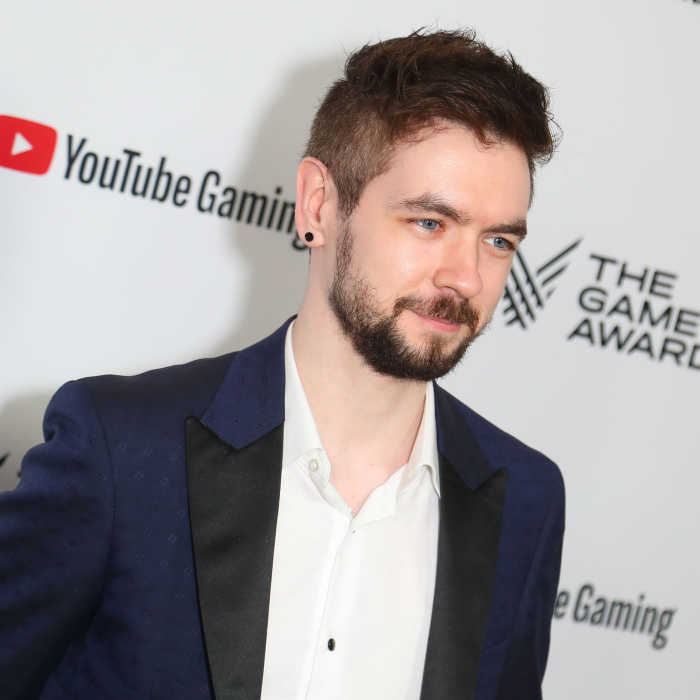
#> input picture dataset/test/jack.jpg, 1400 x 1400 px, given as the content of the folder dataset/train, which was not available (shown at 1/2 size)
$ python template.py
#> lines starting #> are read from the running program, lines starting #| are printed output that depends on the picture; pictures that were not available may be replaced by others from this repository, and a replacement may not be noted
import cv2 as cv
import os
import numpy as np
import math
from matplotlib import pyplot as plt

def get_path_list(root_path):
    '''
        To get a list of path directories from root path

        Parameters
        ----------
        root_path : str
            Location of root directory

        Returns
        -------
        list
            List containing the names of the sub-directories in the
            root directory
    '''

    file_paths = os.listdir(root_path)
    return file_paths

def get_class_id(root_path, train_names):
    '''
        To get a list of train images and a list of image classes id

        Parameters
        ----------
        root_path : str
            Location of images root directory
        train_names : list
            List containing the names of the train sub-directories
        Returns
        -------
        list
            List containing all image in the train directories
        list
            List containing all image classes id
    '''
#> called with root_path = 'dataset/train'
    images = []
    classes = []
    for idx, names in enumerate(train_names):
        path = root_path + '/' + names
        dir = os.listdir(path)
        for d in dir:
            true_path = root_path + '/' + names + '/' + d
            image = cv.imread(true_path)
#> image is the input picture: shape (1400, 1400, 3); mean B, G, R 157.3, 156.3, 162
            images.append(image)
            classes.append(idx)
    return images, classes


def detect_faces_and_filter(image_list, image_classes_list=None):
    '''
        To detect a face from given image list and filter it if the face on
        the given image is less than one

        Parameters
        ----------
        image_list : list
            List containing all loaded images
        image_classes_list : list, optional
            List containing all image classes id

        Returns
        -------
        list
            List containing all filtered and cropped face images in grayscale
        list
            List containing all filtered faces location saved in rectangle
        list
            List containing all filtered image classes id
    '''

    face_cascade = cv.CascadeClassifier('./haarcascades/haarcascade_frontalface_default.xml')

    faces = []
    rectangles = []
    classes = []

    for i, img in enumerate(image_list):
        img_gray = cv.cvtColor(img, cv.COLOR_BGR2GRAY)
        detected = face_cascade.detectMultiScale(img_gray, 1.3, 6)

        if len(detected) != 1:
            continue

        for face in detected:
            x, y, w, h = face
            face_img = img_gray[y:y+h, x:x+w]

            faces.append(face_img)
            if image_classes_list is not None:
                classes.append(image_classes_list[i])

            rectangles.append([x, y, x+w, y+h])

    return faces, rectangles, classes


def train(train_face_grays, image_classes_list):
    '''
        To create and train face recognizer object

        Parameters
        ----------
        train_face_grays : list
            List containing all filtered and cropped face images in grayscale
        image_classes_list : list
            List containing all filtered image classes id

        Returns
        -------
        object
            Recognizer object after being trained with cropped face images
    '''

    face_recognizer = cv.face.LBPHFaceRecognizer_create()
    face_recognizer.train(train_face_grays, np.array(image_classes_list))

    return face_recognizer

def get_test_images_data(test_root_path):
    '''
        To load a list of test images from given path list

        Parameters
        ----------
        test_root_path : str
            Location of images root directory

        Returns
        -------
        list
            List containing all loaded gray test images
    '''

    test_imgs = []

    for filename in os.listdir(test_root_path):
        img = cv.imread(test_root_path + '/' + filename)
        test_imgs.append(img)

    return test_imgs

def predict(recognizer, test_faces_gray):
    '''
        To predict the test image with the recognizer

        Parameters
        ----------
        recognizer : object
            Recognizer object after being trained with cropped face images
        train_face_grays : list
            List containing all filtered and cropped face images in grayscale

        Returns
        -------
        list
            List containing all prediction results from given test faces
    '''

    classes = []

    for img in test_faces_gray:
        res, _ = recognizer.predict(img)
        classes.append(res)

    return classes


def draw_prediction_results(predict_results, test_image_list, test_faces_rects, train_names):
    '''
        To draw prediction results on the given test images and acceptance status

        Parameters
        ----------
        predict_results : list
            List containing all prediction results from given test faces
        test_image_list : list
            List containing all loaded test images
        test_faces_rects : list
            List containing all filtered faces location saved in rectangle
        train_names : list
            List containing the names of the train sub-directories

        Returns
        -------
        list
            List containing all test images after being drawn with
            final result
    '''

    img_with_rect = []
    for result, img, rect in zip(predict_results, test_image_list, test_faces_rects):
        cv.rectangle(img, (rect[0], rect[1]), (rect[2], rect[3]), (0, 255, 0), 2)
        text = train_names[result]
        if result in [0, 2]:
            text += ' - Youtube'
        else:
            text += ' - Twitch'
        cv.putText(img, text, (rect[0], rect[1]-10), cv.FONT_HERSHEY_PLAIN, 2, (0, 255, 0), 2)
        img_with_rect.append(img)

    return img_with_rect


def combine_and_show_result(image_list):
    '''
        To show the final image that already combine into one image

        Parameters
        ----------
        image_list : nparray
            Array containing image data
    '''
    for idx, img in enumerate(image_list):
        img = cv.cvtColor(img, cv.COLOR_BGR2RGB)
        plt.subplot(2, 3, idx+1)
        plt.imshow(img)
        plt.axis("off")

    plt.show()

'''
You may modify the code below if it's marked between

-------------------
Modifiable
-------------------

and

-------------------
End of modifiable
-------------------
'''
if __name__ == "__main__":

    '''
        Please modify train_root_path value according to the location of
        your data train root directory

        -------------------
        Modifiable
        -------------------
    '''
    train_root_path = "dataset/train"
    '''
        -------------------
        End of modifiable
        -------------------
    '''

    train_names = get_path_list(train_root_path) #labels_list
    train_image_list, image_classes_list = get_class_id(train_root_path, train_names) #faces, indexes
#> train_image_list = 1 item; image_classes_list = [0]
    train_face_grays, rec, filtered_classes_list = detect_faces_and_filter(train_image_list, image_classes_list)
#> the loop in detect_faces_and_filter, `for i, img in enumerate(image_list):` made 1 pass
#> detected on pass 1: [[670, 266, 482, 482]]
#> pass 1, in detect_faces_and_filter, `img_gray = cv.cvtColor(img, cv.COLOR_BGR2GRAY)`:
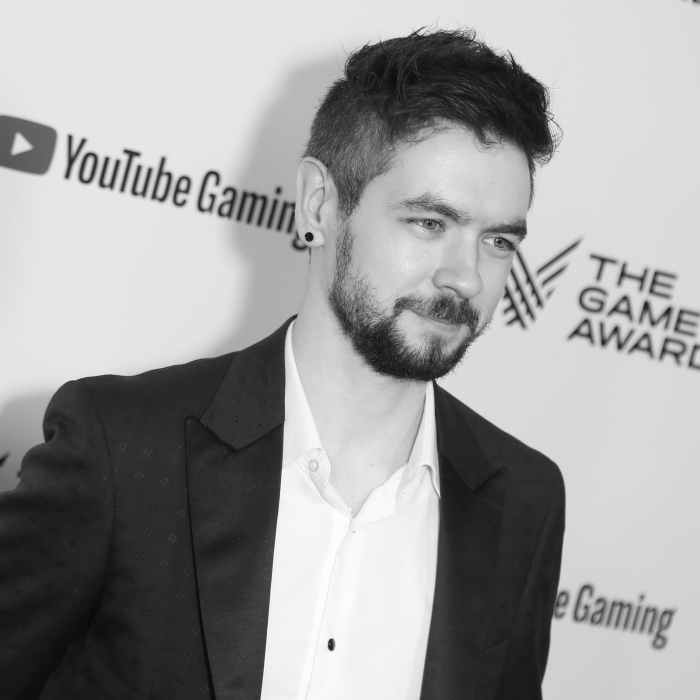
#> img_gray: shape (1400, 1400) (shown at 1/2 size); min 4, max 255, mean 158.1
#> after the loop in detect_faces_and_filter, `for i, img in enumerate(image_list):`: faces = 1 item; rectangles = [[670, 266, 1152, 748]]
#> train_face_grays = 1 item; rec = [[670, 266, 1152, 748]]; filtered_classes_list = [0]
    recognizer = train(train_face_grays, filtered_classes_list)

    '''
        Please modify train_root_path value according to the location of
        your data train root directory

        -------------------
        Modifiable
        -------------------
    '''
    test_root_path = "dataset/test"
    '''
        -------------------
        End of modifiable
        -------------------
    '''

    test_image_list = get_test_images_data(test_root_path)
    test_faces_gray, test_faces_rects, _ = detect_faces_and_filter(test_image_list)
#> the loop in detect_faces_and_filter (call 2), `for i, img in enumerate(image_list):` made 4 passes
#> pass 2, in detect_faces_and_filter (call 2), `img_gray = cv.cvtColor(img, cv.COLOR_BGR2GRAY)`:
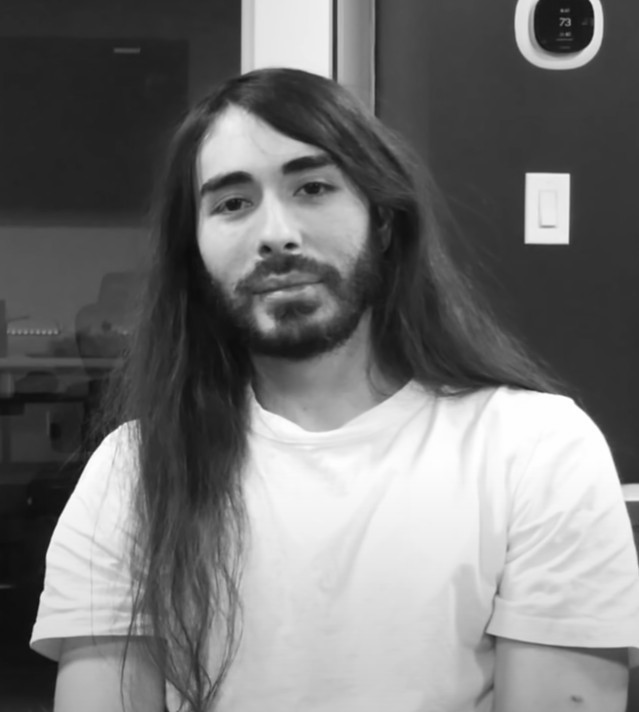
#> img_gray: shape (712, 639); min 12, max 255, mean 116.8
#> pass 3, in detect_faces_and_filter (call 2), `img_gray = cv.cvtColor(img, cv.COLOR_BGR2GRAY)`:
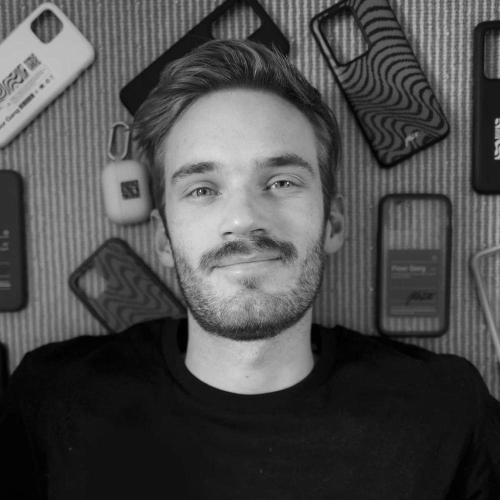
#> img_gray: shape (1000, 1000) (shown at 1/2 size); min 0, max 255, mean 76.7
#> after the loop in detect_faces_and_filter (call 2), `for i, img in enumerate(image_list):`:
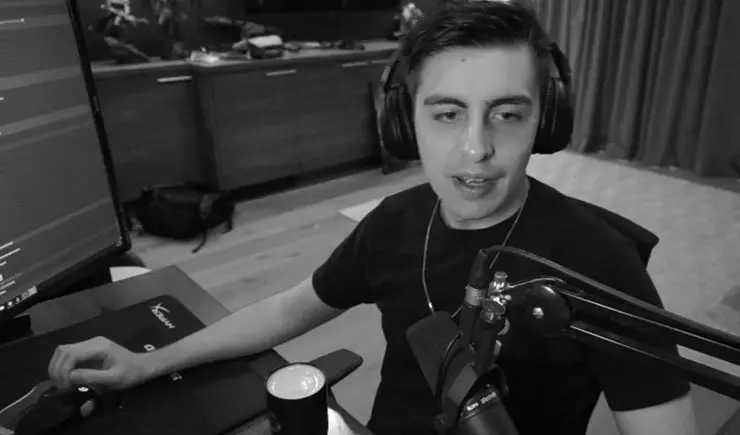
#> img_gray: shape (435, 740); min 0, max 255, mean 59.8
    predict_results = predict(recognizer, test_faces_gray)
    predicted_test_image_list = draw_prediction_results(predict_results, test_image_list, test_faces_rects, train_names)

    combine_and_show_result(predicted_test_image_list)
#> the loop in combine_and_show_result, `for idx, img in enumerate(image_list):` made 4 passes
#> pass 2, in combine_and_show_result, `img = cv.cvtColor(img, cv.COLOR_BGR2RGB)`:
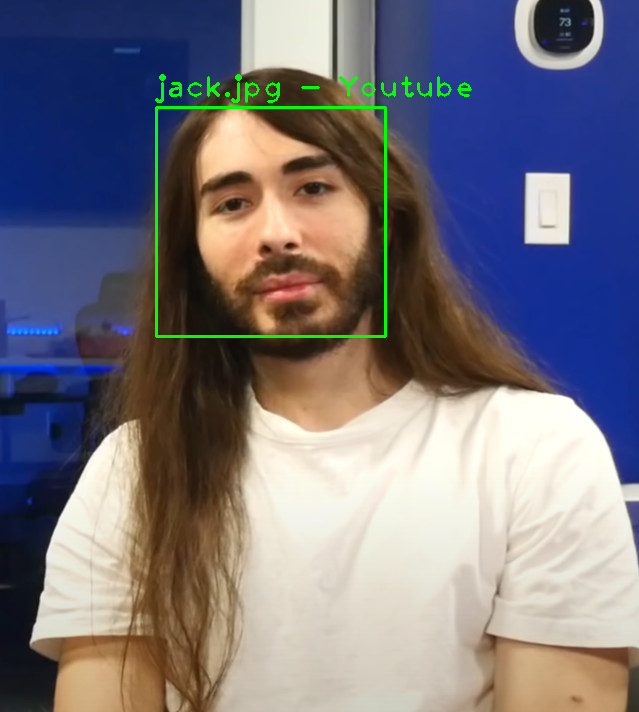
#> img: shape (712, 639, 3); mean R, G, B 119.1, 115.7, 124.1
#> pass 3, in combine_and_show_result, `img = cv.cvtColor(img, cv.COLOR_BGR2RGB)`:
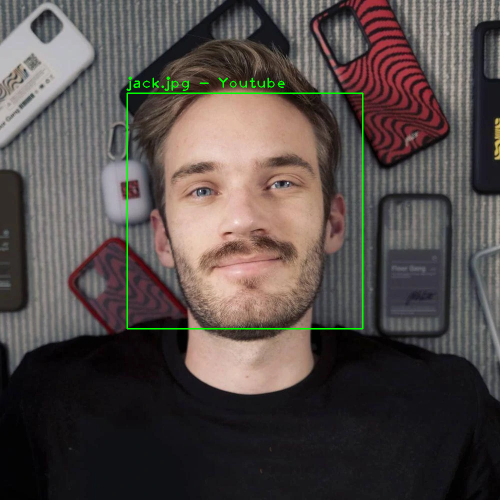
#> img: shape (1000, 1000, 3) (shown at 1/2 size); mean R, G, B 83.7, 75, 72
#> in combine_and_show_result, `plt.show()`:
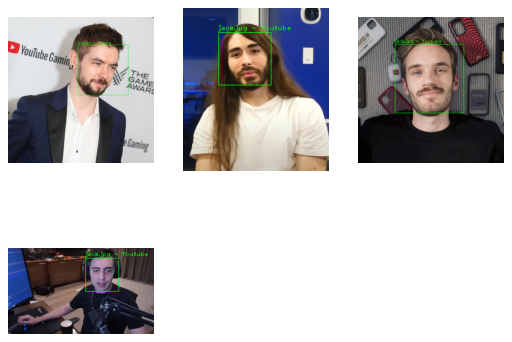
#> figure drawn by matplotlib, 4 panels
